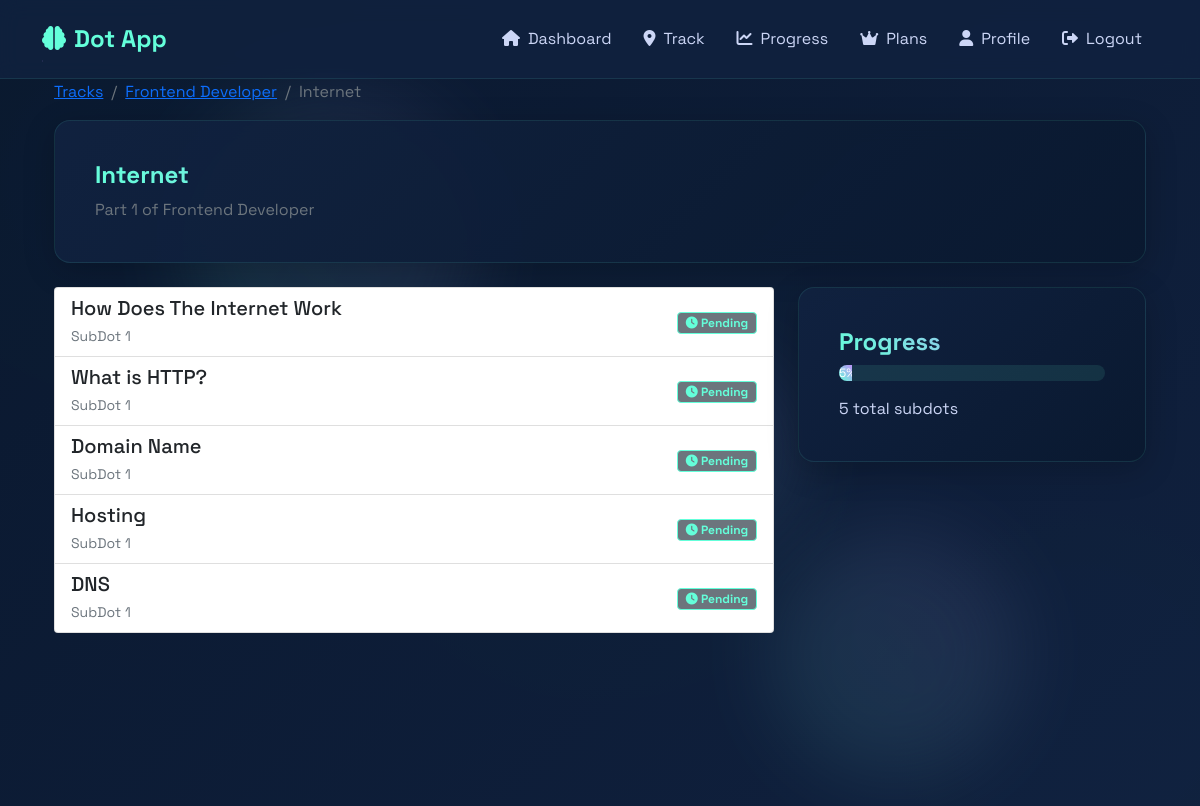
Page /learning/track/1/dot/1/ (signed in) on the committed database.
### editor/models.py (models this page shows, shortened)
class Dot(models.Model):
    track = models.ForeignKey(Track, on_delete=models.CASCADE, related_name="dots")
    description = models.TextField(null=True, blank=True)
    title = models.CharField(max_length=200)
    order = models.IntegerField(default=1)
    created_by = models.ForeignKey(Editor, on_delete=models.CASCADE, null=True, blank=True, related_name='created_dots')

class Track(models.Model):
    title = models.CharField(max_length=200)
    description = models.TextField()
    created_at = models.DateTimeField(default=now)
    created_by = models.ForeignKey(Editor, on_delete=models.CASCADE, null=True, blank=True, related_name='created_tracks')

class SubDot(models.Model):
    dot = models.ForeignKey(Dot, on_delete=models.CASCADE, related_name="subdots")
    title = models.CharField(max_length=200)
    content = models.TextField()
    code_snippet = models.TextField(blank=True)
    image_url = models.URLField(blank=True)
    order = models.IntegerField(default=1)
    created_by = models.ForeignKey(Editor, on_delete=models.CASCADE, null=True, blank=True, related_name='created_subdots')

### learning/views/dot_views.py (the view)
# urls.py: path('track/<int:track_id>/dot/<int:dot_id>/', dot_detail, name='dot_detail'),
@login_required
def dot_detail(request, track_id, dot_id):
    track = get_object_or_404(Track, id=track_id)
    dot = get_object_or_404(Dot, track=track, id=dot_id)
    frontend_track = Track.objects.filter(title__icontains='Frontend Developer').first()
    ai_track = Track.objects.filter(title__icontains='AI Engineer').first()
    ai_intro_dot = ai_track.dots.filter(title__icontains='Introduction').first() if ai_track else None
    has_access = False
    if hasattr(request.user, 'subscription'):
        has_access = True
    elif frontend_track and track.id == frontend_track.id and dot.title.lower() == 'internet':
        has_access = True
    elif ai_track and track.id == ai_track.id and dot.id == ai_intro_dot.id:
        has_access = True
    learner = request.user.learnerprofile
    subdots = dot.subdots.all().order_by('order')
    context = {
        'track': track,
        'dot': dot,
        'subdots': subdots,
        'learner': learner,
        'has_access': has_access
    }
    return render(request, 'learning/dot_detail.html', context)

### learning/templates/learning/dot_detail.html
{% extends "learning/base.html" %}
{% block content %}
<div class="container">
    <nav aria-label="breadcrumb">
        <ol class="breadcrumb">
            <li class="breadcrumb-item"><a href="{% url 'track_list' %}">Tracks</a></li>
            <li class="breadcrumb-item"><a href="{% url 'track_detail' dot.track.id %}">{{ dot.track.title }}</a></li>
            <li class="breadcrumb-item active">{{ dot.title }}</li>
        </ol>
    </nav>
    <div class="card mb-4">
        <div class="card-body">
            <h2 class="card-title">{{ dot.title }}</h2>
            <p class="text-muted mb-0">Part {{ dot.order }} of {{ dot.track.title }}</p>
        </div>
    </div>
    <div class="row">
        <div class="col-md-8">
            {% if subdots %}
                <div class="list-group mb-4">
                    {% for subdot in subdots %}
                    <a href="{% url 'subdot_detail' subdot.id %}" class="list-group-item list-group-item-action">
                        <div class="d-flex w-100 justify-content-between align-items-center">
                            <div>
                                <h5 class="mb-1">{{ subdot.title }}</h5>
                                <small class="text-muted">SubDot {{ subdot.order }}</small>
                            </div>
                            <div>
                                {% if subdot.progress.completed %}
                                    <span class="badge bg-success">
                                        <i class="fas fa-check"></i> Completed
                                    </span>
                                {% else %}
                                    <span class="badge bg-secondary">
                                        <i class="fas fa-clock"></i> Pending
                                    </span>
                                {% endif %}
                            </div>
                        </div>
                    </a>
                    {% endfor %}
                </div>
            {% else %}
                <div class="alert alert-info">
                    No content available for this dot yet. Please check back later.
                </div>
            {% endif %}
        </div>
        <div class="col-md-4">
            <div class="card">
                <div class="card-body">
                    <h5 class="card-title">Progress</h5>
                    <div class="progress mb-3">
                        {% with completed_count=subdots|length %}
                        <div class="progress-bar" role="progressbar"
                             style="width: {% if completed_count %}{{ completed_count|floatformat:0 }}{% else %}0{% endif %}%"
                             aria-valuenow="{% if completed_count %}{{ completed_count|floatformat:0 }}{% else %}0{% endif %}"
                             aria-valuemin="0"
                             aria-valuemax="100">
                            {% if completed_count %}{{ completed_count|floatformat:0 }}{% else %}0{% endif %}%
                        </div>
                        {% endwith %}
                    </div>
                    <p class="card-text">
                        {% with total=subdots|length %}
                            {{ total }} total subdots
                        {% endwith %}
                    </p>
                </div>
            </div>
        </div>
    </div>
</div>
{% endblock content %}

### learning/templates/learning/base.html (style rules this page uses)
:root { --primary-dark: #0a192f; --secondary-dark: #112240; --accent-blue: #64ffda; --accent-purple: #bd93f9; --text-primary: #ccd6f6; --text-secondary: #8892b0; }
body { font-family: 'Space Grotesk', sans-serif; background-color: var(--primary-dark); color: var(--text-primary); min-height: 100vh; position: relative; background-image: radial-gradient(circle at 10% 20%, rgba(100, 255, 218, 0.1) 0%, transparent 20%), radial-gradient(circle at 90% 80%, rgba(189, 147, 249, 0.1) 0%, transparent 20%), radial-gradient(circle at 50% 50%, rgba(100, 255, 218, 0.05) 0%, transparent 50%), url('https://images.unsplash.com/photo-1639322537504-6427a16b0a28?auto=format&fit=crop&w=1920&q=80'); background-size: cover; background-position: center; background-attachment: fixed; }
body::before { content: ''; position: fixed; top: 0; left: 0; width: 100%; height: 100%; background: linear-gradient( 135deg, rgba(10, 25, 47, 0.97) 0%, rgba(17, 34, 64, 0.97) 100% ); z-index: -1; }
.card { background: rgba(17, 34, 64, 0.7); backdrop-filter: blur(10px); border: 1px solid rgba(100, 255, 218, 0.1); transition: transform 0.3s ease, box-shadow 0.3s ease; }
.card-title { color: var(--accent-blue); font-weight: 600; }
.progress { background: rgba(100, 255, 218, 0.1); border-radius: 1rem; overflow: hidden; }
.progress-bar { background: linear-gradient(45deg, var(--accent-blue), var(--accent-purple)); transition: width 1s ease; }
.badge { background: rgba(100, 255, 218, 0.1); color: var(--accent-blue); border: 1px solid var(--accent-blue); transition: all 0.3s ease; }
.card { border-radius: 16px; padding: 1.5rem; background: linear-gradient( 135deg, rgba(17, 34, 64, 0.95), rgba(10, 25, 47, 0.95) ); border: 1px solid rgba(100, 255, 218, 0.1); box-shadow: 0 8px 32px rgba(0, 0, 0, 0.2); backdrop-filter: blur(10px); transition: all 0.4s ease; }
.card-title { color: var(--accent-blue); font-weight: 700; font-size: 1.5rem; margin-bottom: 0.5rem; background: linear-gradient(45deg, var(--accent-blue), var(--accent-purple)); -webkit-background-clip: text; -webkit-text-fill-color: transparent; }

### rows in the picture
Dot: track "Frontend Developer", title "Internet", order "1"
SubDot: title "How Does The Internet Work", order "1"
SubDot: title "What is HTTP?", order "1"
SubDot: title "Domain Name", order "1"
SubDot: title "Hosting", order "1"
SubDot: title "DNS", order "1"

### other values in the picture
{{ completed_count|floatformat:0 }} "5"
{{ total }} "5"
